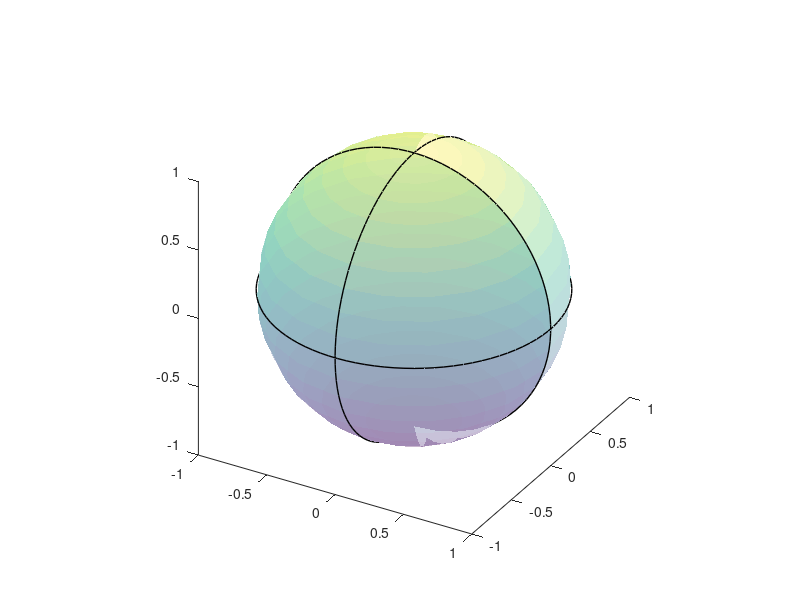

MATLAB code for this plot: (Note: this script raises an error after producing the figure.)
clear
clc
close all

% Initialize the simulation with Neumayer Station's coordinates
phi = -70.6734; % latitude in degrees
lambda = -8.2741; % longitude in degrees
% phi = 0; % latitude in degrees
% lambda = 0; % longitude in degrees
season = 4;
alpha = [0 90 180 270];
delta = [0 23.5 0 -23.5];
cmonth = [3 6 9 12];


alpha = alpha(season);
delta = delta(season);
cmonth = cmonth(season);
cyear = 4224;
cmonth = 6;
cday = 21;
ut1 = 12;

figure;
set(gcf, 'Position',  [1720, -7, 1720, 1440]);
hold on;
view(30,30);
[u, v, w] = ellipsoid(0,0,0,1,1,1,20);
surf(u, v, w, 'EdgeColor', 'none', 'FaceAlpha', 0.3);
axis equal;

% Define the GCs amd specific coordinates
theta = linspace(-pi, pi, 100);
x = cos(theta); y = sin(theta); z = zeros(size(theta));

gc_xy_i = [x' y' z']';
gc_xz_i = [x' z' y']';
gc_yz_i = [z' y' x']';

theta = theta/2;
x = cos(theta); y = zeros(size(theta)); z = sin(theta);
gw_i = [x' y' z']';

plot3(gc_xy_i(1,:), gc_xy_i(2,:), gc_xy_i(3,:), 'k', 'LineWidth', 1);
plot3(gc_xz_i(1,:), gc_xz_i(2,:), gc_xz_i(3,:), 'k', 'LineWidth', 1);
plot3(gc_yz_i(1,:), gc_yz_i(2,:), gc_yz_i(3,:), 'k', 'LineWidth', 1);
% for i=1:1:24
[t, ~, ~] = GDS_JULIANC(cyear, cmonth, cday, ut1);
[gast, ~] = GDS_JUL_TO_GAST(ut1, t);
[x,y,z] = sph2cart(deg2rad(gast*15), theta/2, 1);

plot3(gw_i(1,:), gw_i(2,:), gw_i(3,:), 'r', 'LineWidth', 2);
% end

% Plot stuff
pos = POINT_TO_VECTOR(1,0,0);
HOLD_PLOT_VEC3(pos, 'Spring Point: '+string(ut1)+'h');

% Simulate sun position over a day
sun_pos = zeros(24,4);
for i = 1:24
    sun_pos(i, 1:3) = INERTIAL_TO_LOCAL(lambda, phi, cyear, cmonth, cday, i, alpha, delta, 1);
    sun_pos(i, 4) = i;
end

sun_pos(i+1, :) = sun_pos(1, :);
sun_pos(i+1, 4) = 0;

plot3(sun_pos(:,1), sun_pos(:,2), sun_pos(:,3), 'b-', LineWidth=2);
text(sun_pos(:,1), sun_pos(:,2), sun_pos(:,3), string(sun_pos(:,4)));

hold off;
